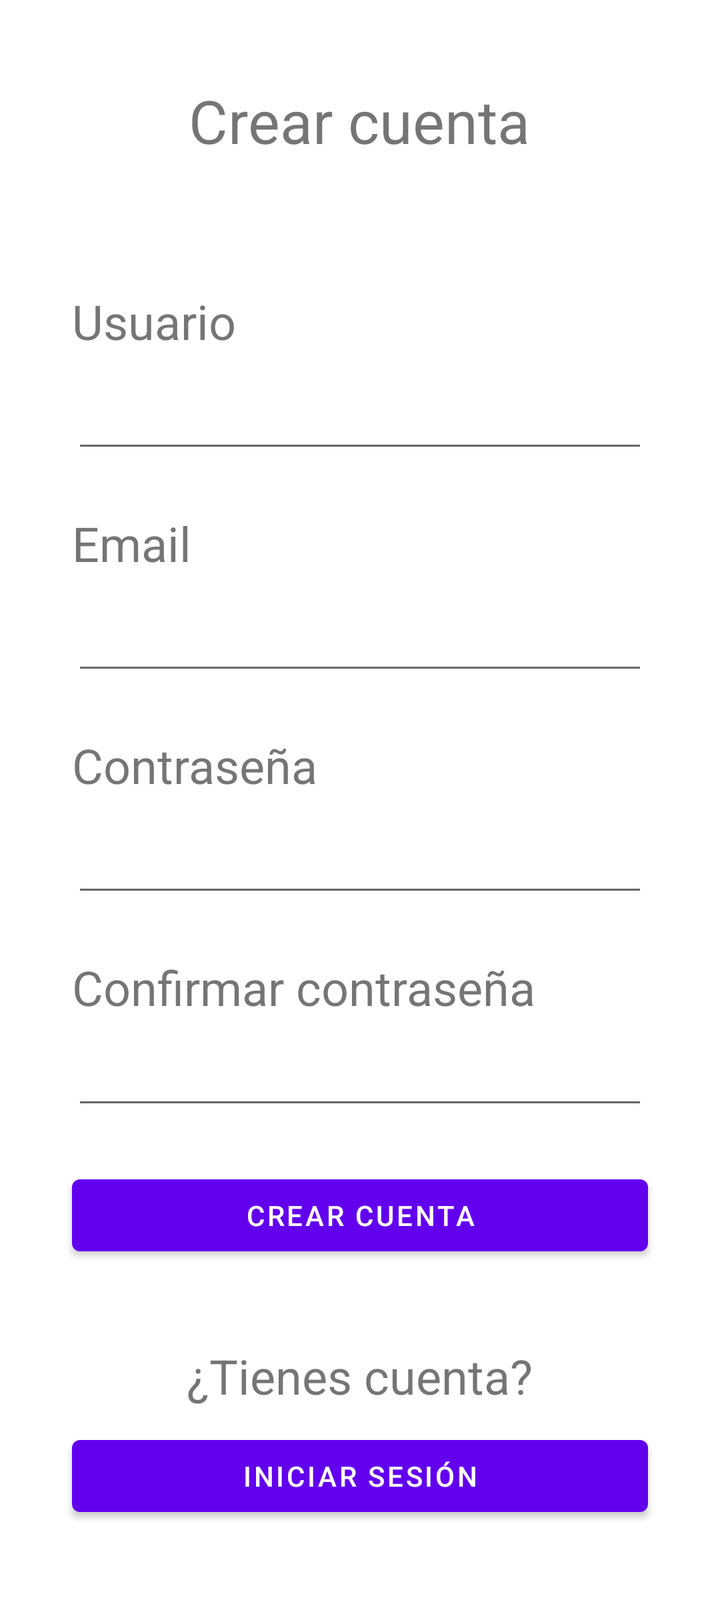
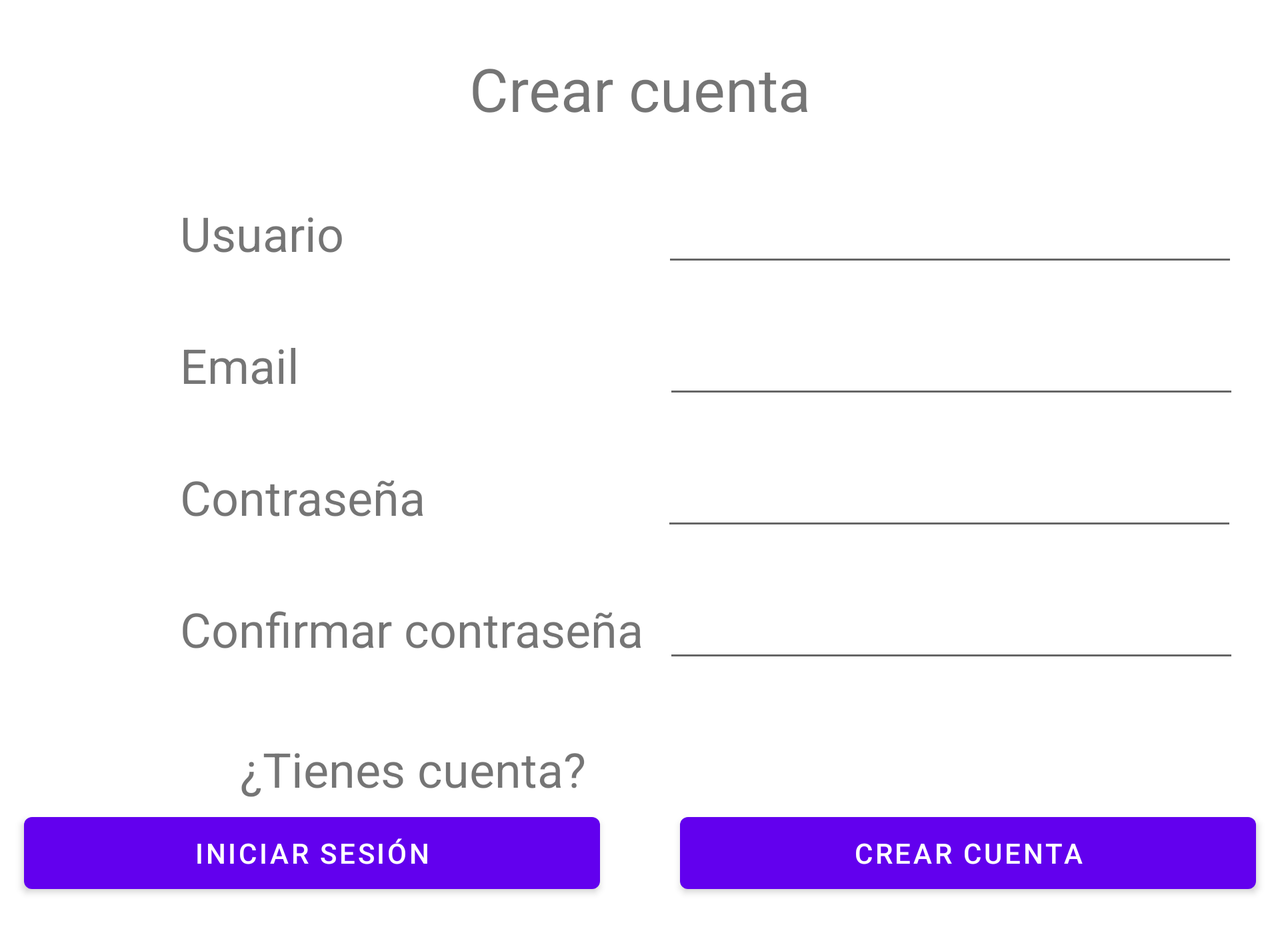

An Android layout and its configuration variant, each rendered on a device that would load it. The default file and the variant file are quoted in full after the pictures.
<!-- AndroidManifest.xml: application theme Theme.TuNovelaOnline -->
<!-- res/layout/fragment_registro.xml -->
<?xml version="1.0" encoding="utf-8"?>
<ScrollView xmlns:android="http://schemas.android.com/apk/res/android"
    xmlns:app="http://schemas.android.com/apk/res-auto"
    xmlns:tools="http://schemas.android.com/tools"
    android:layout_width="match_parent"
    android:layout_height="match_parent">

    <LinearLayout
        android:layout_width="match_parent"
        android:layout_height="wrap_content"
        android:gravity="center"
        android:orientation="vertical">

        <TextView
            android:id="@+id/textView13"
            android:layout_width="wrap_content"
            android:layout_height="wrap_content"
            android:layout_marginTop="40dp"
            android:layout_marginBottom="40dp"
            android:text="@string/crear_cuenta"
            android:textSize="30sp" />

        <LinearLayout
            android:layout_width="wrap_content"
            android:layout_height="wrap_content"
            android:layout_marginTop="24dp"
            android:orientation="vertical">

            <TextView
                android:id="@+id/textView15"
                android:layout_width="wrap_content"
                android:layout_height="37dp"
                android:text="@string/usuario"
                android:textSize="24sp" />

            <EditText
                android:id="@+id/CrearUsuario"
                android:layout_width="288dp"
                android:layout_height="50dp"
                android:ems="10"
                android:inputType="textPersonName"
                android:autofillHints=""
                tools:ignore="LabelFor" />

        </LinearLayout>

        <LinearLayout
            android:layout_width="wrap_content"
            android:layout_height="wrap_content"
            android:layout_marginTop="24dp"
            android:orientation="vertical">

            <TextView
                android:id="@+id/textView14"
                android:layout_width="wrap_content"
                android:layout_height="37dp"
                android:text="@string/email"
                android:textSize="24sp" />

            <EditText
                android:id="@+id/CrearEmail"
                android:layout_width="288dp"
                android:layout_height="50dp"
                android:ems="10"
                android:inputType="textEmailAddress"
                android:autofillHints=""
                tools:ignore="LabelFor" />
        </LinearLayout>

        <LinearLayout
            android:layout_width="wrap_content"
            android:layout_height="wrap_content"
            android:layout_marginTop="24dp"
            android:orientation="vertical">

            <TextView
                android:id="@+id/textView16"
                android:layout_width="wrap_content"
                android:layout_height="37dp"
                android:text="@string/contrase_a_registro"
                android:textSize="24sp" />

            <EditText
                android:id="@+id/CrearContrasena1"
                android:layout_width="288dp"
                android:layout_height="50dp"
                android:ems="10"
                android:inputType="textPassword"
                android:autofillHints=""
                tools:ignore="LabelFor" />

        </LinearLayout>

        <LinearLayout
            android:layout_width="wrap_content"
            android:layout_height="wrap_content"
            android:layout_marginTop="24dp"
            android:orientation="vertical">

            <TextView
                android:id="@+id/textView12"
                android:layout_width="wrap_content"
                android:layout_height="wrap_content"
                android:text="@string/confirmar_contrase_a"
                android:textSize="24sp" />

            <EditText
                android:id="@+id/ConbContrasena1"
                android:layout_width="288dp"
                android:layout_height="50dp"
                android:ems="10"
                android:inputType="textPassword"
                android:autofillHints=""
                tools:ignore="LabelFor" />

        </LinearLayout>

        <Button
            android:id="@+id/bCrearCuenta"
            android:layout_width="288dp"
            android:layout_height="wrap_content"
            android:layout_marginTop="24dp"
            android:layout_marginBottom="40dp"
            app:backgroundTint="@color/purple_500"
            android:textColor="#FFFFFF"
            android:text="@string/crear_cuenta_registro" />

        <LinearLayout
            android:layout_width="match_parent"
            android:layout_height="match_parent"
            android:layout_marginBottom="40dp"
            android:gravity="center"
            android:orientation="vertical">

            <TextView
                android:id="@+id/textView18"
                android:layout_width="wrap_content"
                android:layout_height="wrap_content"
                android:layout_marginBottom="10dp"
                android:text="@string/tienes_cuenta"
                android:textSize="24sp"
                app:layout_constraintBottom_toTopOf="@+id/RegistroInicio"
                app:layout_constraintEnd_toEndOf="parent"
                app:layout_constraintHorizontal_bias="0.497"
                app:layout_constraintStart_toStartOf="parent"
                app:layout_constraintTop_toTopOf="parent"
                app:layout_constraintVertical_bias="0.981" />

            <Button
                android:id="@+id/InicioRegistro"
                android:layout_width="288dp"
                android:layout_height="wrap_content"
                app:backgroundTint="@color/purple_500"
                android:textColor="#FFFFFF"
                android:text="@string/bt_iniciar_sesi_n_registro"
                app:layout_constraintBottom_toBottomOf="parent"
                app:layout_constraintEnd_toEndOf="parent"
                app:layout_constraintHorizontal_bias="0.479"
                app:layout_constraintStart_toStartOf="parent"
                app:layout_constraintTop_toTopOf="parent"
                app:layout_constraintVertical_bias="0.718" />
        </LinearLayout>

    </LinearLayout>
</ScrollView>
<!-- resources referenced by this layout -->
<resources>
  <color name="purple_500">#FF6200EE</color>
  <string name="bt_iniciar_sesi_n_registro">Iniciar sesión</string>
  <string name="confirmar_contrase_a">Confirmar contraseña</string>
  <string name="contrase_a_registro">Contraseña</string>
  <string name="crear_cuenta">Crear cuenta</string>
  <string name="crear_cuenta_registro">Crear cuenta</string>
  <string name="email">Email</string>
  <string name="tienes_cuenta">¿Tienes cuenta?</string>
  <string name="usuario">Usuario</string>
  <!-- from res/values-v21/ -->
  <style name="Theme.TuNovelaOnline" parent="Theme.MaterialComponents.DayNight.DarkActionBar">
          
          <item name="colorPrimary">@color/purple_500</item>
          <item name="colorPrimaryVariant">@color/purple_700</item>
          <item name="colorOnPrimary">@color/white</item>
          
          <item name="colorSecondary">@color/teal_200</item>
          <item name="colorSecondaryVariant">@color/teal_700</item>
          <item name="colorOnSecondary">@color/black</item>
          
          <item name="android:statusBarColor" tools:targetApi="l">?attr/colorPrimaryVariant</item>
          
      </style>
  <color name="purple_700">#FF3700B3</color>
  <color name="white">#FFFFFFFF</color>
  <color name="teal_200">#FF03DAC5</color>
  <color name="teal_700">#FF018786</color>
  <color name="black">#FF000000</color>
</resources>
<!-- res/layout-land/fragment_registro.xml (the repository's variant of the layout above) -->
<!-- drawn on the phone turned sideways -->
<?xml version="1.0" encoding="utf-8"?>
<ScrollView xmlns:android="http://schemas.android.com/apk/res/android"
    xmlns:tools="http://schemas.android.com/tools"
    android:layout_width="match_parent"
    android:layout_height="match_parent"
    xmlns:app="http://schemas.android.com/apk/res-auto">

    <LinearLayout
        android:layout_width="match_parent"
        android:layout_height="wrap_content"
        android:orientation="vertical">

        <TextView
            android:id="@+id/textView13"
            android:layout_width="match_parent"
            android:layout_height="wrap_content"
            android:layout_marginTop="24dp"
            android:layout_marginBottom="24dp"
            android:gravity="center"
            android:text="@string/crear_cuenta"
            android:textSize="30sp" />

        <LinearLayout
            android:layout_width="match_parent"
            android:layout_height="wrap_content"
            android:layout_marginBottom="16dp"
            android:orientation="horizontal">

            <TextView
                android:id="@+id/textView15"
                android:layout_width="wrap_content"
                android:layout_height="wrap_content"
                android:layout_marginStart="90dp"
                android:layout_marginLeft="90dp"
                android:layout_marginTop="4dp"
                android:layout_marginEnd="159dp"
                android:layout_marginRight="159dp"
                android:text="@string/usuario"
                android:textSize="24sp" />

            <EditText
                android:id="@+id/CrearUsuario"
                android:layout_width="288dp"
                android:layout_height="50dp"
                android:autofillHints=""
                android:ems="10"
                android:inputType="textPersonName"
                tools:ignore="LabelFor" />

        </LinearLayout>

        <LinearLayout
            android:layout_width="match_parent"
            android:layout_height="wrap_content"
            android:layout_marginBottom="16dp"
            android:orientation="horizontal">

            <TextView
                android:id="@+id/textView14"
                android:layout_width="wrap_content"
                android:layout_height="wrap_content"
                android:layout_marginStart="90dp"
                android:layout_marginLeft="90dp"
                android:layout_marginTop="4dp"
                android:layout_marginEnd="182dp"
                android:layout_marginRight="182dp"
                android:text="@string/email"
                android:textSize="24sp" />

            <EditText
                android:id="@+id/CrearEmail"
                android:layout_width="288dp"
                android:layout_height="50dp"
                android:autofillHints=""
                android:ems="10"
                android:inputType="textEmailAddress"
                tools:ignore="LabelFor" />
        </LinearLayout>

        <LinearLayout
            android:layout_width="match_parent"
            android:layout_height="wrap_content"
            android:layout_marginBottom="16dp"
            android:orientation="horizontal">

            <TextView
                android:id="@+id/textView16"
                android:layout_width="wrap_content"
                android:layout_height="wrap_content"
                android:layout_marginStart="90dp"
                android:layout_marginLeft="90dp"
                android:layout_marginTop="4dp"
                android:layout_marginEnd="118dp"
                android:layout_marginRight="118dp"
                android:text="@string/contrase_a_registro"
                android:textSize="24sp" />

            <EditText
                android:id="@+id/CrearContrasena1"
                android:layout_width="288dp"
                android:layout_height="50dp"
                android:autofillHints=""
                android:ems="10"
                android:inputType="textPassword"
                tools:ignore="LabelFor" />

        </LinearLayout>

        <LinearLayout
            android:layout_width="match_parent"
            android:layout_height="wrap_content"
            android:layout_marginBottom="16dp"
            android:orientation="horizontal">

            <TextView
                android:id="@+id/textView12"
                android:layout_width="wrap_content"
                android:layout_height="wrap_content"
                android:layout_marginStart="90dp"
                android:layout_marginLeft="90dp"
                android:layout_marginTop="4dp"
                android:layout_marginEnd="10dp"
                android:layout_marginRight="10dp"
                android:text="@string/confirmar_contrase_a"
                android:textSize="24sp" />

            <EditText
                android:id="@+id/ConbContrasena1"
                android:layout_width="288dp"
                android:layout_height="50dp"
                android:autofillHints=""
                android:ems="10"
                android:inputType="textPassword"
                tools:ignore="LabelFor" />

        </LinearLayout>

        <TextView
            android:id="@+id/textView18"
            android:layout_width="wrap_content"
            android:layout_height="wrap_content"
            android:layout_marginStart="120dp"
            android:layout_marginLeft="120dp"
            android:layout_marginTop="16dp"
            android:layout_marginBottom="2dp"
            android:text="@string/tienes_cuenta"
            android:textSize="24sp" />

        <LinearLayout
            android:layout_width="match_parent"
            android:layout_height="match_parent"
            android:layout_marginBottom="24dp"
            android:gravity="center"
            android:orientation="horizontal">

            <Button
                android:id="@+id/InicioRegistro"
                android:layout_width="288dp"
                android:layout_height="wrap_content"
                app:backgroundTint="@color/purple_500"
                android:textColor="#FFFFFF"
                android:layout_marginEnd="40dp"
                android:layout_marginRight="40dp"
                android:text="@string/bt_iniciar_sesi_n_registro"
                tools:ignore="ButtonStyle" />

            <Button
                android:id="@+id/bCrearCuenta"
                android:layout_width="288dp"
                android:layout_height="wrap_content"
                app:backgroundTint="@color/purple_500"
                android:textColor="#FFFFFF"
                android:text="@string/crear_cuenta_registro"
                tools:ignore="ButtonStyle" />

        </LinearLayout>

    </LinearLayout>
</ScrollView>
